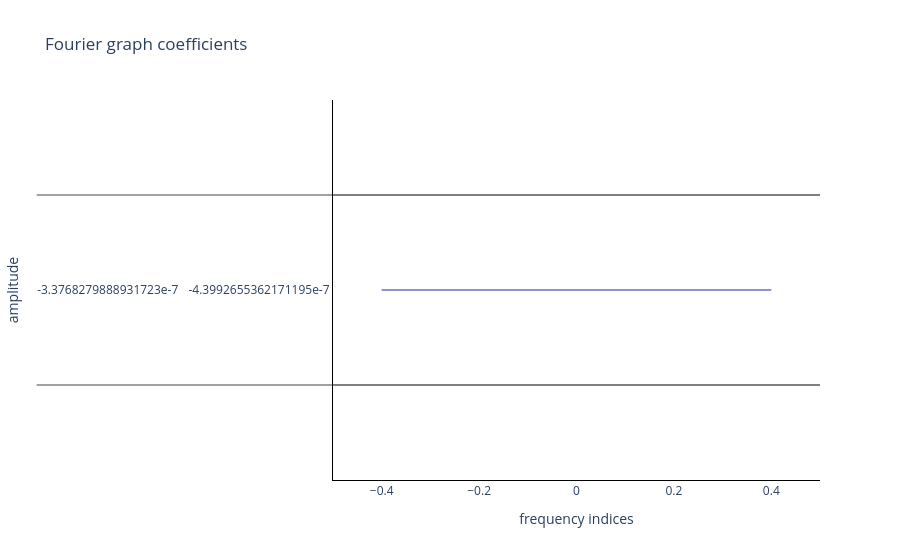

Source (notebook cell):
### Code cell
idx = stc.time_as_index(time)
mm.viz.plot_spectrum(data["cst"]@stc.data[:,idx])

### Figure 1 — Plotly figure (JSON) as saved in the notebook; plotly's stock layout.template omitted (floating-point values rounded to 4 significant figures; data arrays with more than 128 entries replaced by an {"elided": "..."} marker saying what was removed)
{"data": [{"marker": {"color": "darkblue", "line": {"color": "darkblue"}}, "type": "bar", "y": {"elided": "5904x1 float values"}}], "layout": {"plot_bgcolor": "white", "showlegend": false, "title": {"text": "Fourier graph coefficients"}, "xaxis": {"linecolor": "black", "title": {"text": "frequency indices"}}, "yaxis": {"gridcolor": "black", "linecolor": "black", "title": {"text": "amplitude"}}}}
